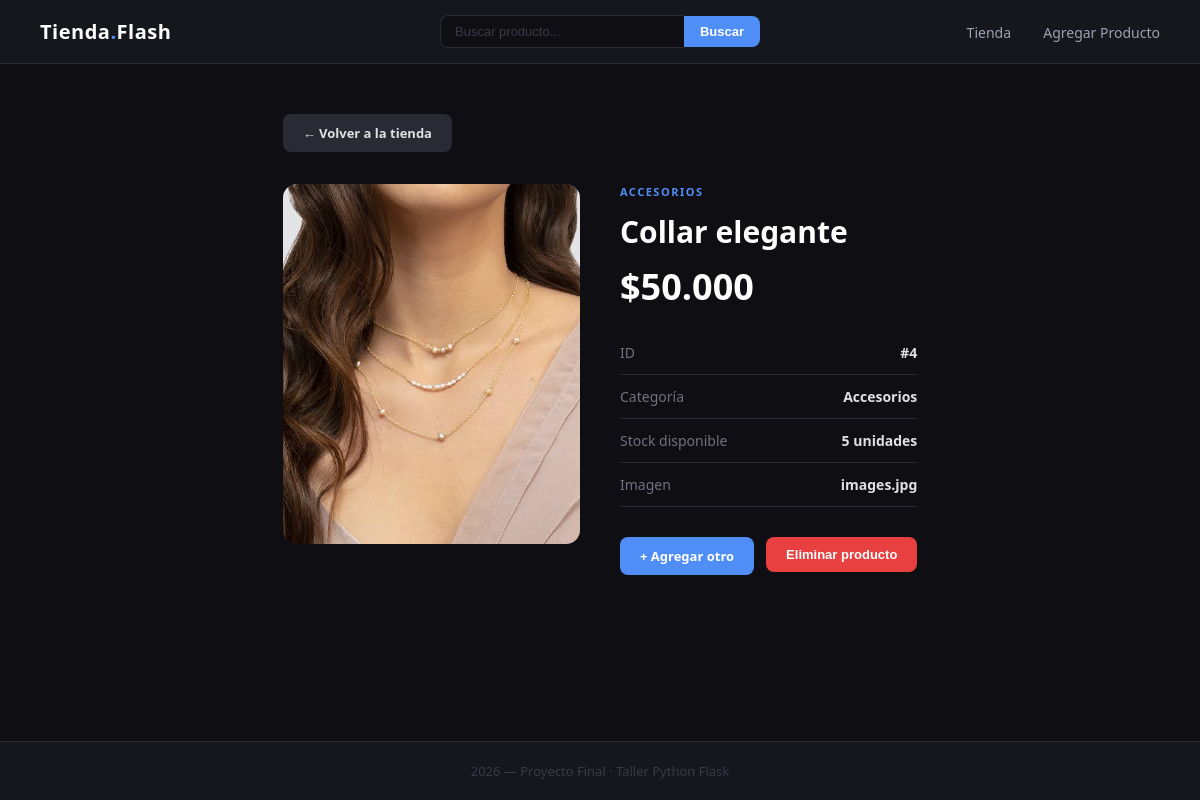
Screenshot of /producto/4 with the database file from the repository.
### tables this page shows
CREATE TABLE productos (
            id        INTEGER PRIMARY KEY AUTOINCREMENT,
            nombre    TEXT    NOT NULL,
            precio    REAL    NOT NULL,
            categoria TEXT    NOT NULL,
            stock     INTEGER NOT NULL,
            imagen    TEXT
        );

### app.py (the view)
@app.route('/producto/<int:producto_id>')
def detalle(producto_id):
    conexion = sqlite3.connect(RUTA_BD)
    conexion.row_factory = sqlite3.Row
    cursor = conexion.cursor()
    cursor.execute("SELECT * FROM productos WHERE id = ?", (producto_id,))
    producto = cursor.fetchone()
    cursor.close()
    conexion.close()
    if producto is None:
        return "<h2>Producto no encontrado.</h2>", 404
    return render_template("detalle.html", producto=producto)

### templates/detalle.html (shortened to what this page needs)
{% extends "base.html" %}
{% block contenido %}
<a href="{{ url_for('tienda') }}" class="btn btn-secundario" style="margin-bottom: 32px; display: inline-block;">
    ← Volver a la tienda
</a>
<div class="detalle-contenedor">
    <div>
        {% if producto['imagen'] %}
            <img
                class="detalle-img"
                src="{{ url_for('static', filename='img/productos/' + producto['imagen']) }}"
                alt="{{ producto['nombre'] }}"
            >
        {% else %}
            <div class="detalle-img-placeholder">📦</div>
        {% endif %}
    </div>
    <div class="detalle-info">
        <span class="badge-categoria">{{ producto['categoria'] }}</span>
        <h1>{{ producto['nombre'] }}</h1>
        <p class="precio-grande">${{ "{:,.0f}".format(producto['precio']).replace(",", ".") }}</p>
        <div class="detalle-filas">
            <div class="detalle-fila">
                <span class="etiqueta">ID</span>
                <span class="valor">#{{ producto['id'] }}</span>
            </div>
            <div class="detalle-fila">
                <span class="etiqueta">Categoría</span>
                <span class="valor">{{ producto['categoria'] }}</span>
            </div>
            <div class="detalle-fila">
                <span class="etiqueta">Stock disponible</span>
                <span class="valor">{{ producto['stock'] }} unidades</span>
            </div>
            <div class="detalle-fila">
                <span class="etiqueta">Imagen</span>
                <span class="valor">
                    {% if producto['imagen'] %}{{ producto['imagen'] }}{% else %}Sin imagen{% endif %}
                </span>
            </div>
        </div>
        <div class="detalle-acciones">
            <a href="{{ url_for('agregar') }}" class="btn btn-primario">+ Agregar otro</a>
            <form action="{{ url_for('eliminar', producto_id=producto['id']) }}" method="POST">
                <button type="submit" class="btn btn-peligro">Eliminar producto</button>
            </form>
        </div>
    </div>
</div>
{% endblock %}

### static/css/estilos.css (style rules this page uses)
*, *::before, *::after { box-sizing: border-box; margin: 0; padding: 0; }
body { font-family: 'Segoe UI', Tahoma, Geneva, Verdana, sans-serif; background-color: #0f0f13; color: #e0e0e0; min-height: 100vh; display: flex; flex-direction: column; }
.btn { display: inline-block; padding: 10px 20px; border-radius: 8px; font-size: 13px; font-weight: 600; cursor: pointer; border: none; text-decoration: none; transition: opacity 0.2s ease, transform 0.15s ease; text-align: center; }
.btn-primario { background-color: #4f8ef7; color: #ffffff; }
.btn-peligro { background-color: #e84040; color: #ffffff; }
.btn-secundario { background-color: #2a2a35; color: #e0e0e0; }
.detalle-contenedor { display: grid; grid-template-columns: 1fr 1fr; gap: 40px; align-items: start; }
.detalle-img { width: 100%; border-radius: 14px; object-fit: cover; max-height: 360px; background-color: #1e1e28; }
.detalle-info .badge-categoria { font-size: 11px; text-transform: uppercase; letter-spacing: 1.5px; color: #4f8ef7; font-weight: 600; margin-bottom: 12px; display: block; }
.detalle-info h1 { font-size: 30px; font-weight: 700; color: #ffffff; margin-bottom: 10px; }
.detalle-info .precio-grande { font-size: 36px; font-weight: 700; color: #ffffff; margin-bottom: 20px; }
.detalle-filas { margin-bottom: 30px; }
.detalle-fila { display: flex; justify-content: space-between; padding: 12px 0; border-bottom: 1px solid #2a2a35; font-size: 14px; }
.detalle-fila .etiqueta { color: #707080; }
.detalle-fila .valor { color: #e0e0e0; font-weight: 600; }
.detalle-acciones { display: flex; gap: 12px; }

### rows the page displays
productos: imagen (picture), categoria "ACCESORIOS", nombre "Collar elegante", precio "50.000", id "4", categoria "Accesorios", stock "5", imagen "images.jpg"
